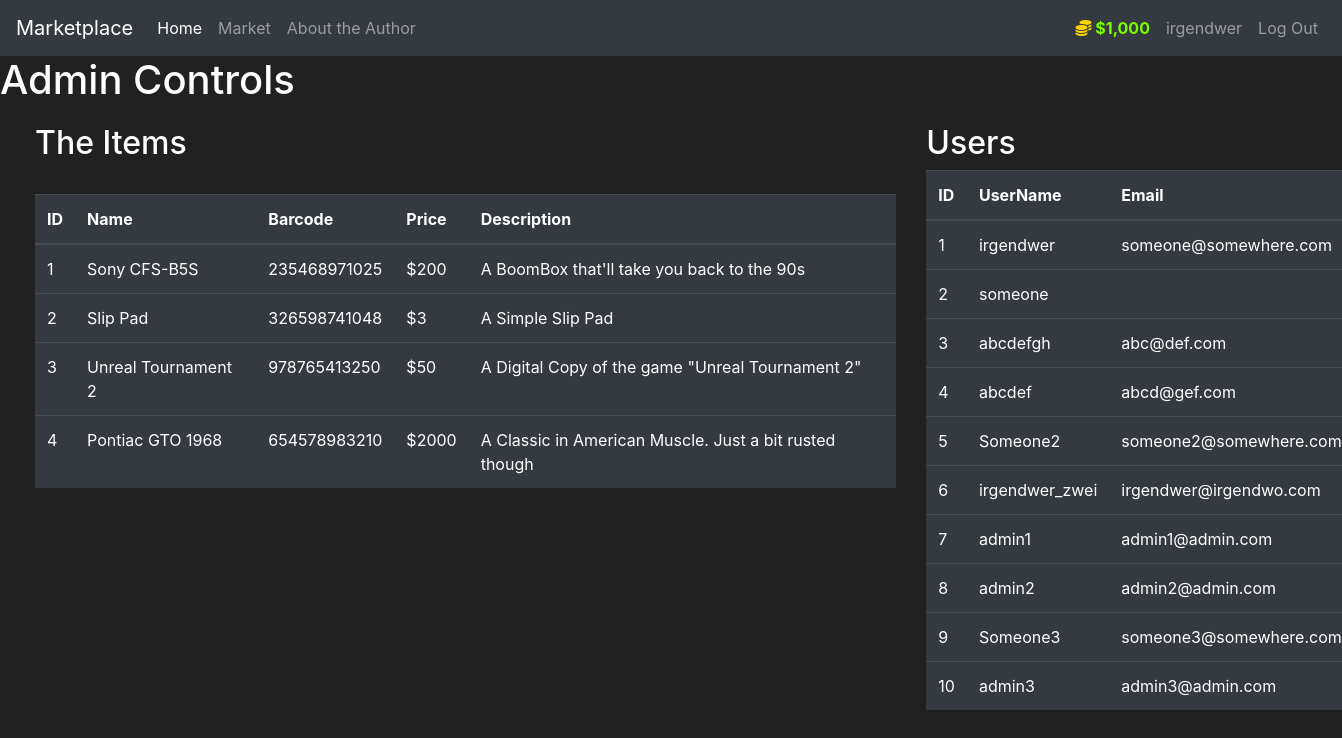
Screenshot of /admin0x47e5534e3abd569c03c0e593b904b4266069feb8bbd0e8aeed8b5e30e277Controls (signed in) with the database file from the repository.
### market/models.py (models this page shows, shortened)
class User(db.Model, UserMixin):
    id = db.Column(db.Integer(), primary_key=True)
    username = db.Column(db.String(length=20), nullable=False, unique=True)
    email = db.Column(db.String(length=40), nullable=False, unique=True)
    pw_hash = db.Column(db.String(length=60), nullable=False)
    wallet = db.Column(db.Integer(), nullable=False, default=1000)
    items = db.relationship('Item', backref='owned_by', lazy=True)
    @property
    def nice_looking_wallet(self):
        if len(str(self.wallet)) >= 4:
            return f'${str(self.wallet)[:-3]},{str(self.wallet)[-3:]}'
        else:
            return f"${self.wallet}"
    @property
    def password(self): # Returns the password
        return self.password

class Item(db.Model):
    id = db.Column(db.Integer(), primary_key=True)
    name = db.Column(db.String(length=30), nullable=False, unique=True)
    price = db.Column(db.Integer(), nullable=False)
    barcode = db.Column(db.String(length=12), nullable=False, unique=True)
    description = db.Column(db.String(length=1024), nullable=False, unique=True)
    owner = db.Column(db.Integer(), db.ForeignKey('user.id'))

### market/routes.py (the view)
@app.route('/admin0x47e5534e3abd569c03c0e593b904b4266069feb8bbd0e8aeed8b5e30e277Controls')
def admin_controls():
    items = Item.query.filter_by()
    users = User.query.filter_by()
    return render_template('admin_controls.html', items=items, users=users)

### market/models.py (called while the page is built)
@login_manager.user_loader
def load_user(user_id):
    return User.query.get(int(user_id))

### market/templates/admin_controls.html (shortened to what this page needs)
{% extends 'base.html' %}
{% block content %}
<h1>Admin Controls</h1>
    <div class="row" style="margin-top:20px; margin-left:20px">
        <div class="col-8">
            <h2>The Items</h2>
            <br>
            <table class="table table-hover table-dark">
            <thead>
                <tr>
                 <th scope="col">ID</th>
                 <th scope="col">Name</th>
                 <th scope="col">Barcode</th>
                 <th scope="col">Price</th>
                 <th scope="col">Description</th>
                </tr>
            </thead>
            <tbody>
            {% for item in items %}
            <tr>
                <td>{{ item.id }}</td>
                <td>{{ item.name }}</td>
                <td>{{ item.barcode }}</td>
                <td>${{ item.price }}</td>
                <td>{{ item.description }}</td>
            </tr>
            {% endfor %}
            </tbody>
        </table>
        </div>
        <div class="col-4">
            <h2>Users</h2>
            <table class="table table-hover table-dark">
                <thead>
                    <tr>
                     <th scope="col">ID</th>
                     <th scope="col">UserName</th>
                     <th scope="col">Email</th>
                    </tr>
                </thead>
                <tbody>
                {% for user in users %}
                <tr>
                    <td>{{ user.id }}</td>
                    <td>{{ user.username }}</td>
                    <td>{{ user.email }}</td>
                </tr>
                {% endfor %}
                </tbody>
            </table>
            </div>
        </div>
{% endblock %}

### market/templates/base.html (shortened to what this page needs)
<!doctype html>
<html lang="en">
   <head>
      <link rel="stylesheet" href="https://cdn.jsdelivr.net/npm/bootstrap@4.5.3/dist/css/bootstrap.min.css">
   </head>
   <body>
      <nav class="navbar navbar-expand-md navbar-dark bg-dark">
        <a class="navbar-brand" href="{{ url_for('home_page') }}">Marketplace</a>
        <div class="collapse navbar-collapse" id="navbarNav">
            <ul class="navbar-nav mr-auto">
            <li class="nav-item active">
                <a class="nav-link" href="{{ url_for('home_page') }}">Home <span class="sr-only">(current)</span></a>
            </li>
            <li class="nav-item">
                <a class="nav-link" href="{{ url_for('market_place') }}">Market</a>
            </li>
            <li class="nav-item">
                <a class="nav-link" href="{{ url_for('author') }}">About the Author</a>
            </li>
        </ul>
        {% if current_user.is_authenticated %}
            <ul class="navbar-nav">
                <li class="nav-item">
                    <a class="nav-link" style="color: lawngreen; font-weight: bold">
                        <i class="fas fa-coins" style="color: #FFD700"></i>
                        {{ current_user.nice_looking_wallet }}
                    </a>
                </li>
                <li class="nav-item">
                    <a class="nav-link">{{ current_user.username }}</a>
                </li>
                <li class="nav-item">
                    <a class="nav-link" href="{{ url_for('logout_page') }}">Log Out</a>
                </li>
            </ul>
        {% endif %}
        </div>
    </nav>
      {% block content %}
      {% endblock %}
   </body>
</html>

### market/templates/base.html (style rules this page uses)
body { background-color: #212121; color: white }

### rows the page displays
User: nice_looking_wallet "$1,000", username "irgendwer", id "1", email "someone@somewhere.com"
Item: id "1", name "Sony CFS-B5S", barcode "235468971025", price "200", description "A BoomBox that'll take you back to the 90s"
Item: id "2", name "Slip Pad", barcode "326598741048", price "3", description "A Simple Slip Pad"
Item: id "3", name "Unreal Tournament 2", barcode "978765413250", price "50", description "A Digital Copy of the game \"Unreal Tournament 2\""
Item: id "4", name "Pontiac GTO 1968", barcode "654578983210", price "2000", description "A Classic in American Muscle. Just a bit rusted though"
User: id "2", username "someone"
User: id "3", username "abcdefgh", email "abc@def.com"
User: id "4", username "abcdef", email "abcd@gef.com"
User: id "5", username "Someone2", email "someone2@somewhere.com"
User: id "6", username "irgendwer_zwei", email "irgendwer@irgendwo.com"
User: id "7", username "admin1", email "admin1@admin.com"
User: id "8", username "admin2", email "admin2@admin.com"
User: id "9", username "Someone3", email "someone3@somewhere.com"
User: id "10", username "admin3", email "admin3@admin.com"
